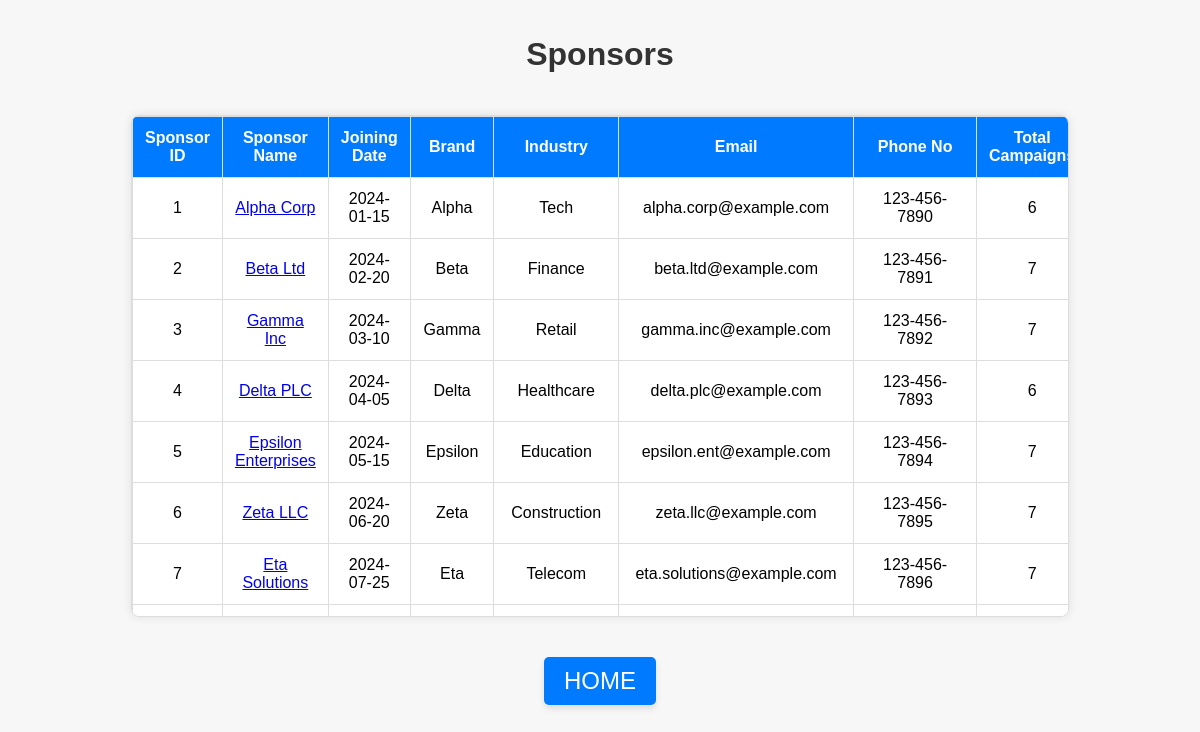
The page /admin/sponsors/1 (signed in) on the database its author committed.
### application/models.py (models this page shows)
class Sponsor(db.Model):
    SponsorID = db.Column(db.Integer, primary_key=True, autoincrement=True)
    Name = db.Column(db.String(255), nullable=False)
    Password = db.Column(db.String(255), nullable=False)
    JoiningDate = db.Column(db.Date)
    Brand = db.Column(db.String(255))
    Industry = db.Column(db.String(255))
    Email = db.Column(db.String(255), nullable=False)
    PhoneNo = db.Column(db.String(255), nullable=False)
    BrandDescription = db.Column(db.String(255))
    Address = db.Column(db.String(255))
    Website = db.Column(db.String(255))
    Flagged = db.Column(db.Integer,nullable=False,default=0)
    ProfilePicLink=db.Column(db.String(255))
    campaigns = db.relationship('Campaign', back_populates='sponsor', cascade='all, delete-orphan')

### application/admin_controllers.py (the view)
@app.route('/admin/sponsors/<int:admin_ID>',methods=['GET'])
@login_required(role='admin')
def admin_sponsors(admin_ID):
    sponsors=(db.session.query(Sponsor,func.sum(Campaign.Budget),func.sum(Campaign.Outreach),func.count(Campaign.CampaignID))
                .outerjoin(Campaign,Campaign.SponsorID==Sponsor.SponsorID)
                .group_by(Sponsor.SponsorID)
                .order_by(Sponsor.SponsorID).all())
    return render_template('Admin_sponsors.html',admin_ID=admin_ID,sponsors=sponsors)

### application/home_controllers.py (called while the page is built)
def login_required(role=None):
    def decorator(f):
        @wraps(f)
        def decorated_function(*args, **kwargs):
            if 'user_id' not in session:
                flash('You need to log in to access this page.')
                return redirect(url_for('login'))
            user_id = None
            if role == 'influencer':
                user_id = kwargs.get('influencer_ID')
            elif role == 'sponsor':
                user_id = kwargs.get('sponsor_ID')
            elif role == 'admin':
                user_id = kwargs.get('admin_ID')
            if role and (session.get('user_type') != role or session.get('user_id') != user_id):
                abort(403)
            return f(*args, **kwargs)
        return decorated_function
    return decorator

### Templates/Admin_sponsors.html (shortened to what this page needs)
<!DOCTYPE html>
<html lang="en">
<head>
</head>
<body>
    <h1>Sponsors</h1>
    <div class="table-container">
        <table>
            <tr>
                <th>Sponsor ID</th>
                <th>Sponsor Name</th>
                <th>Joining Date</th>
                <th>Brand</th>
                <th>Industry</th>
                <th>Email</th>
                <th>Phone No</th>
                <th>Total Campaigns</th>
            </tr>
            {% for spon, investment, outreach, campaigns in sponsors %}
            <tr>
                <td>{{ spon.SponsorID }}</td>
                <td><a href="/admin/sponsor/sponsor_details/{{ admin_ID }}/{{ spon.SponsorID }}">{{ spon.Name }}</a></td>
                <td>{{ spon.JoiningDate }}</td>
                <td>{{ spon.Brand }}</td>
                <td>{{ spon.Industry }}</td>
                <td>{{ spon.Email }}</td>
                <td>{{ spon.PhoneNo }}</td>
                <td>{{ campaigns }}</td>
            </tr>
            {% endfor %}
        </table>
    </div>
    <a href="/admin/home/{{ admin_ID }}" class="home-link">HOME</a>
</body>
</html>

### Templates/Admin_sponsors.html (style rules this page uses)
body { font-family: Arial, sans-serif; background-color: #f7f7f7; margin: 0; padding: 15px; display: flex; flex-direction: column; align-items: center; }
h1 { text-align: center; color: #333; }
.table-container { width: 80%; max-height: 500px; overflow-y: auto; margin: 20px auto; border: 1px solid #ddd; background-color: #ffffff; border-radius: 8px; box-shadow: 0 0 10px rgba(0, 0, 0, 0.1); }
table { width: 100%; border-collapse: collapse; border-spacing: 0; }
table th, table td { border: 1px solid #ddd; padding: 12px; text-align: center; }
table th { background-color: #007bff; color: white; position: sticky; top: 0; z-index: 1; }
.home-link { display: inline-block; padding: 10px 20px; background-color: #007bff; color: white; border-radius: 5px; text-decoration: none; transition: background-color 0.3s ease, box-shadow 0.3s ease; box-shadow: 0 4px 6px rgba(0, 0, 0, 0.1); margin-top: 20px; font-size: x-large; }

### rows shown on the page
Sponsor: SponsorID "1", Name "Alpha Corp", JoiningDate "2024-01-15", Brand "Alpha", Industry "Tech", Email "alpha.corp@example.com", PhoneNo "123-456-7890", campaigns "6"
Sponsor: SponsorID "2", Name "Beta Ltd", JoiningDate "2024-02-20", Brand "Beta", Industry "Finance", Email "beta.ltd@example.com", PhoneNo "123-456-7891", campaigns "7"
Sponsor: SponsorID "3", Name "Gamma Inc", JoiningDate "2024-03-10", Brand "Gamma", Industry "Retail", Email "gamma.inc@example.com", PhoneNo "123-456-7892", campaigns "7"
Sponsor: SponsorID "4", Name "Delta PLC", JoiningDate "2024-04-05", Brand "Delta", Industry "Healthcare", Email "delta.plc@example.com", PhoneNo "123-456-7893", campaigns "6"
Sponsor: SponsorID "5", Name "Epsilon Enterprises", JoiningDate "2024-05-15", Brand "Epsilon", Industry "Education", Email "epsilon.ent@example.com", PhoneNo "123-456-7894", campaigns "7"
Sponsor: SponsorID "6", Name "Zeta LLC", JoiningDate "2024-06-20", Brand "Zeta", Industry "Construction", Email "zeta.llc@example.com", PhoneNo "123-456-7895", campaigns "7"
Sponsor: SponsorID "7", Name "Eta Solutions", JoiningDate "2024-07-25", Brand "Eta", Industry "Telecom", Email "eta.solutions@example.com", PhoneNo "123-456-7896"
